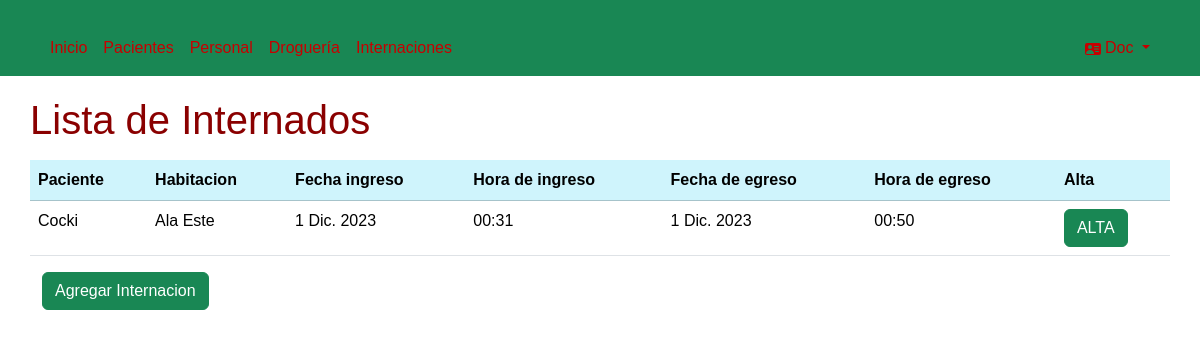
Screenshot of /gestion_internaciones/internaciones/ (signed in) with the database file from the repository.
### gestion_internaciones/models.py (models this page shows, shortened)
class Internaciones(models.Model):
    paciente_inter = models.ForeignKey("Pacientes", on_delete=models.CASCADE)
    habitacion_inter = models.ForeignKey("Habitaciones", on_delete=models.CASCADE)
    fecha_ingreso = models.DateField(auto_now_add=True)
    hora_ingreso = models.TimeField(auto_now_add=True)
    fecha_egreso = models.DateField(null=True, blank=True)
    hora_egreso = models.TimeField(null=True, blank=True)

class Pacientes(models.Model):
    nombre_pac = models.CharField(max_length=30)
    apellido_pac = models.CharField(max_length=15)
    dni_pac = models.CharField(max_length=10)
    domicilio_pac = models.CharField(max_length=50)
    telefono_pac = models.CharField(max_length=12)
    estados_choices = [('1','Internado'),
    ('2', 'Alta'),
    ('3', 'Fallecido'),
    ('4', 'Espera')]
    estado_pac = models.CharField(
        max_length=10,
        choices=estados_choices, default='4'
    )

class Habitaciones(models.Model):
    ubicacion_hab = models.CharField(max_length=50)
    camas_hab = models.IntegerField()
    camasdispo_hab = models.IntegerField()

### gestion_internaciones/views.py (the view)
# urls.py: path('internaciones/', views.listainternaciones, name='internaciones'),
@login_required
def listainternaciones(request):
    internaciones = Internaciones.objects.all()
    context={
        'internaciones' : internaciones
    }
    return render(request, 'internaciones/internaciones.html', context)

### gestion_internaciones/templates/internaciones/internaciones.html (shortened to what this page needs)
{% extends "base.html" %}
{% block content %}
    <div class="mt-3">
        <h1 class="row justify-content-left">Lista de Internados</h1>
    </div>
    <div class="row justify-content-center mt-3">
        <table class="table">
            <tr class="table-info">
                <th>Paciente</th>
                <th>Habitacion</th>
                <th>Fecha ingreso</th>
                <th>Hora de ingreso</th>
                <th>Fecha de egreso</th>
                <th>Hora de egreso</th>
                <th>Alta</th>
            </tr>
            {%for i in internaciones%}
            <tr>
                <td>{{i.paciente_inter.nombre_pac}}</td>
                <td>{{i.habitacion_inter.ubicacion_hab}}</td>
                <td>{{i.fecha_ingreso}}</td>
                <td>{{i.hora_ingreso}}</td>
                <td>{{i.fecha_egreso}}</td>
                <td>{{i.hora_egreso}}</td>
                <td>
                    <a href="{% url 'alta' i.id %}">
                        <button class="btn btn-success">ALTA</button>
                    </a>
                </td>
            </tr>
            {% endfor %}
        </table>
    </div>
    <div class="row">
        <a href="{% url 'agregarinternacion' %}" class="col">
            <button class="btn btn-success">Agregar Internacion</button>
        </a>
    </div>
{% endblock %}

### gestion_internaciones/templates/partials/navbar.html (shortened to what this page needs)
<nav class="navbar navbar-expand-lg bg-success" data-bs-theme="dark">
    <div class="container">
        <div class="collapse navbar-collapse" id="navbarSupportedContent">
            <ul class="navbar-nav me-auto mb-2 mb-lg-0">
                <li class="nav-item">
                    <a class="nav-link" href="{% url 'home' %}">Inicio</a>
                </li>
            {% if request.user.is_authenticated %}
                <li class="nav-item">
                    <a class="nav-link" href="{% url 'listapacientes' %}">Pacientes</a>
                </li>
                <li class="nav-item">
                    <a class="nav-link" href="{% url 'listapersonal' %}">Personal</a>
                </li>
                <li class="nav-item">
                    <a class="nav-link" href="{% url 'listadrogueria' %}">Droguería</a>
                </li>
                <li class="nav-item">
                    <a class="nav-link" href="{% url 'internaciones' %}">Internaciones</a>
                </li>
            </ul>
                <ul class="navbar-nav">
                    <li class="nav-item dropdown">
                        <a class="nav-link dropdown-toggle" href="#" role="button" data-bs-toggle="dropdown" aria-expanded="false">
                            {{ user.username | capfirst }}
                        </a>
                    </li>
                </ul>
            {% endif %}
        </div>
    </div>
</nav>

### gestion_internaciones/templates/base.html (style rules this page uses)
body { background: url('http://www.sanatoriomoreno.com.ar/Content/images/li-img1.jpg') no-repeat center center fixed; background-size: cover; margin: 0; padding: 0; color: rgb(138, 0, 0); font-family: 'Arial', sans-serif; }
.navbar { background-color: #026bdc; color: #870101; }
.nav-link { color: #c70000; }
.container { margin-top: 20px; }

### rows the page displays
Internaciones: paciente_inter.nombre_pac "Cocki", habitacion_inter.ubicacion_hab "Ala Este", fecha_ingreso "1 Dic. 2023", hora_ingreso "00:31", fecha_egreso "1 Dic. 2023", hora_egreso "00:50"

### other values shown
{{ user.username | capfirst }} "Doc"
